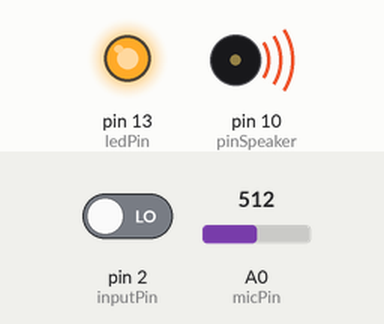
Recording of a sketch running on a simulated Arduino Uno, built with avr-gcc and run on an emulated ATmega328P. On the bench: output pins drawn as LEDs (lit = HIGH), buzzer (waves = sounding). Inputs (shaded band) come from the test bench; at power-on: pin 2 (inputPin) LOW, A0 (micPin) = 512. What the sketch prints to the serial monitor is not drawn.

Above: at 0.3 s.
At 9.1 s:
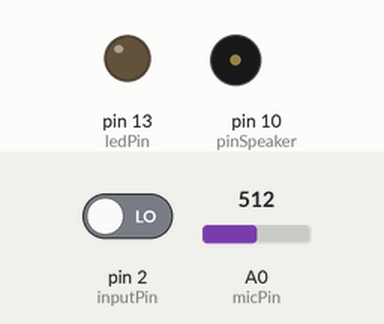
Timing chart, 0 to 10.9 s (numbered marks = the images above):
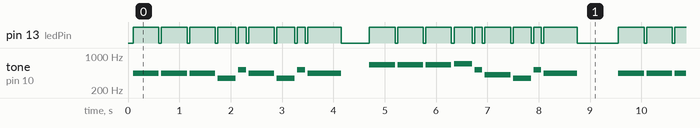

The sketch:

sketch_oct20a.ino
```cpp
// Uses a PIR sensor to detect movement, buzzes a buzzer
// more info here: http://blog.makezine.com/projects/pir-sensor-arduino-alarm/
// email me, John Park, at jp@jpixl.net
// based upon:
// PIR sensor tester by Limor Fried of Adafruit
// tone code by michael@thegrebs.com


const int c = 261;
const int d = 294;
const int e = 329;
const int f = 349;
const int g = 391;
const int gS = 415;
const int a = 440;
const int aS = 455;
const int b = 466;
const int cH = 523;
const int cSH = 554;
const int dH = 587;
const int dSH = 622;
const int eH = 659;
const int fH = 698;
const int fSH = 740;
const int gH = 784;
const int gSH = 830;
const int aH = 880;


int counter = 0;


int analogData;
int ledPin = 13;                // choose the pin for the LED
int inputPin = 2;               // choose the input pin (for PIR sensor)
int pirState = LOW;             // we start, assuming no motion detected
int val = 0;                    // variable for reading the pin status
int pinSpeaker = 10;           //Set up a speaker on a PWM pin (digital 9, 10, or 11)
int micPin = A0;
//int threshold = 500;


void setup() {
  Serial.begin(9600);
  //pinMode(micPin, INPUT);
  pinMode(ledPin, OUTPUT);      // declare LED as output
  pinMode(inputPin, INPUT);     // declare sensor as input
  pinMode(pinSpeaker, OUTPUT);

}

void loop(){
  analogData = analogRead(micPin);
  Serial.println(analogData);
  delay(100);

  val = digitalRead(inputPin);  // read input value
  if ((val == HIGH) || (analogData > 0)) {            // check if the input is HIGH
    digitalWrite(ledPin, HIGH);  // turn LED ON
    //Play first section
    firstSection();
    delay(150);


  }
  else {
    digitalWrite(ledPin, LOW); // turn LED OFF

    delay(300);

  }
}

void beep(int note, int duration)
{
  //Play tone on buzzerPin
  tone(pinSpeaker, note, duration);

  //Play different LED depending on value of 'counter'
  if(counter % 2 == 0)
  {
    digitalWrite(ledPin, HIGH);
    delay(duration);
    digitalWrite(ledPin, LOW);
  }
  else
  {
    digitalWrite(ledPin, HIGH);
    delay(duration);
    digitalWrite(ledPin, LOW);
  }

  //Stop tone on buzzerPin
  noTone(pinSpeaker);

  delay(50);

  //Increment counter
  counter++;
}

void firstSection()
{
  beep(a, 500);
  beep(a, 500);
  beep(a, 500);
  beep(f, 350);
  beep(cH, 150);
  beep(a, 500);
  beep(f, 350);
  beep(cH, 150);
  beep(a, 650);

  delay(500);

  beep(eH, 500);
  beep(eH, 500);
  beep(eH, 500);
  beep(fH, 350);
  beep(cH, 150);
  beep(gS, 500);
  beep(f, 350);
  beep(cH, 150);
  beep(a, 650);

  delay(500);
}
```

Measured:
- by itself, pin 13 (ledPin): moves between LOW and HIGH, repeating every 9.5 s
- by itself, tone on pin 10 (pinSpeaker): plays 440 Hz for 0.50 s, 440 Hz for 0.50 s, 440 Hz for 0.50 s, 349 Hz for 0.35 s, 523 Hz for 0.15 s, 440 Hz for 0.50 s … (249 notes in this stretch)
